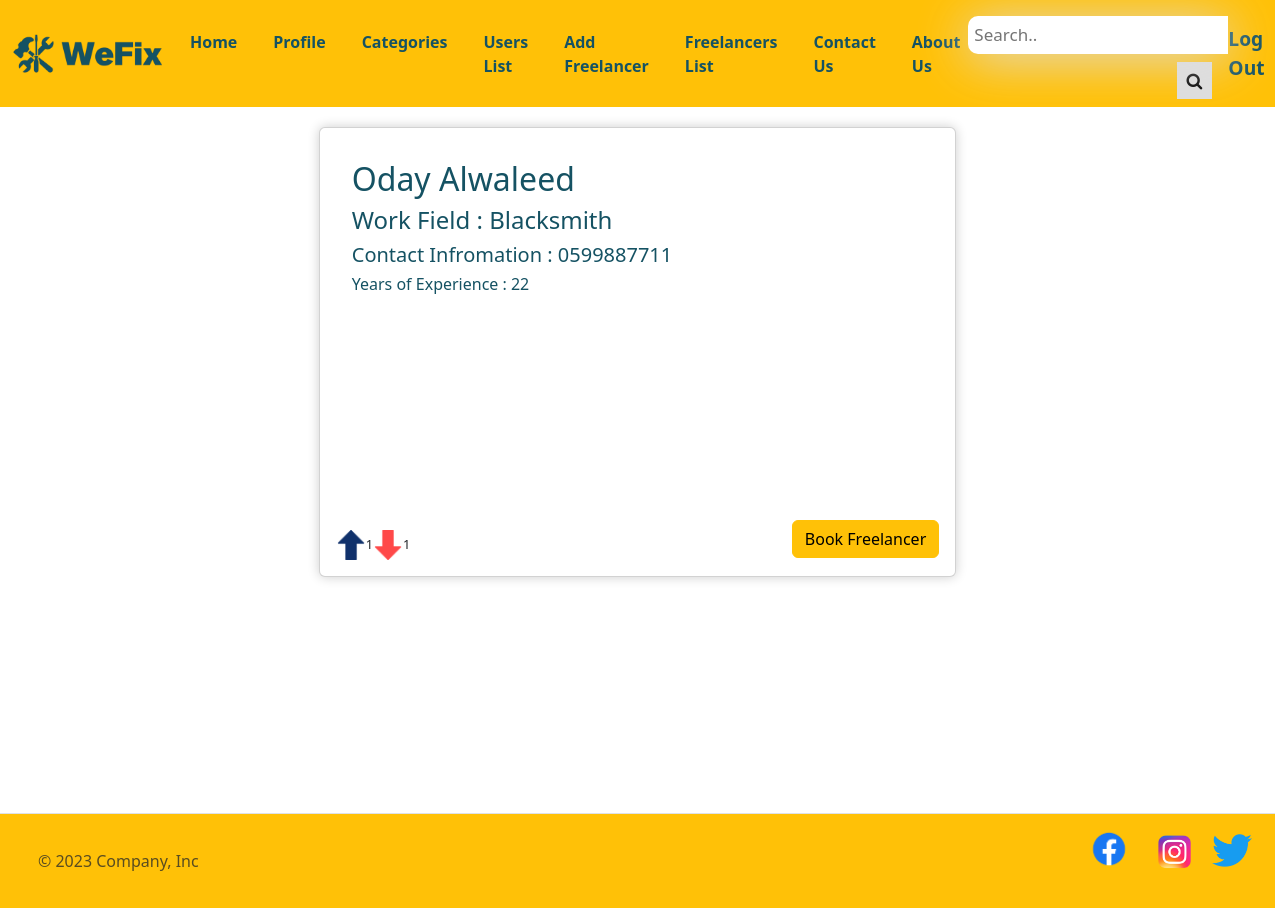
Page /freedetails/10 (signed in) on the committed database.
### main_app/models.py (models this page shows)
class Freelancer(models.Model):
    first_name = models.CharField(max_length=45)
    last_name = models.CharField(max_length=45)
    phone_number = models.CharField(max_length=10)
    experience = models.PositiveIntegerField(default=0)
    category = models.ForeignKey(Category , related_name="freelancers" , on_delete=models.DO_NOTHING )
    users_who_like = models.ManyToManyField(User, related_name='liked_freelancer')
    users_who_dislike = models.ManyToManyField(User, related_name='disliked_freelancer')
    created_at = models.DateTimeField(auto_now_add=True)
    updated_at = models.DateTimeField(auto_now=True)
    objects = FreelancerManager()

class Category(models.Model):
    name = models.CharField(max_length=45)
    image = models.CharField(max_length=255 , default='yes')

### main_app/views.py (the view)
def free_details(request , id):
    if 'userid' not in request.session:
        return redirect ('/log-in')
    else:
        context = {
        "free_details" : models.free_details_models(id)
    }
        return render (request , 'free-details.html', context)

### main_app/models.py (called while the page is built)
def free_details_models(id):
    return Freelancer.objects.get(id = id)

### main_app/templates/free-details.html (shortened to what this page needs)
<!doctype html>
<html lang="en">
<head>
  {%load static%}
  <link rel="stylesheet" href="{% static 'css/style.css' %}">
  <link rel="stylesheet" href="https://cdnjs.cloudflare.com/ajax/libs/font-awesome/4.7.0/css/font-awesome.min.css">
  <link href="https://cdn.jsdelivr.net/npm/bootstrap@5.3.0/dist/css/bootstrap.min.css" rel="stylesheet"
>
</head>
<body>
    <nav class="navbar navbar-expand-lg bg-warning">
        <div class="container-fluid">
            <a href="/"><img class="logo-img" src="{% static 'img/logo.png' %}" alt="logo"></a>
            <div class="collapse navbar-collapse" id="navbarSupportedContent">
                {% if request.session.userid == 1 %}
                <ul class="navbar-nav me-auto mb-2 mb-lg-0">
                    <li class="nav-item">
                        <a id="nav-link" class="nav-link active" aria-current="page" href="/">Home</a>
                    </li>
                    <li class="nav-item">
                        <a id="nav-link" class="nav-link active" aria-current="page" href="/profile">Profile</a>
                    </li>
                    <li class="nav-item">
                        <a id="nav-link" class="nav-link active" aria-current="page" href="/category">Categories</a>
                    </li>
                    <li class="nav-item">
                        <a id="nav-link" class="nav-link active" aria-current="page" href="/userslist">Users List</a>
                    </li>
                    <li class="nav-item">
                        <a id="nav-link" class="nav-link active" aria-current="page" href="/registerfreelancer">Add
                            Freelancer</a>
                    </li>
                    <li class="nav-item">
                        <a id="nav-link" class="nav-link active" aria-current="page" href="/showfreelancer">Freelancers
                            List</a>
                    </li>
                    <li class="nav-item">
                        <a id="nav-link" class="nav-link active" aria-current="page" href="/contact">Contact Us</a>
                    </li>
                    <li class="nav-item">
                        <a id="nav-link" class="nav-link active" aria-current="page" href="/#about_US">About Us</a>
                    </li>
                </ul>
                {%endif%}
                <div class="search-container">
                    <form id="search-form" action="/action_page.php">
                      <input type="text" id="search-input" placeholder="Search.." name="search">
                      <button type="submit"><i class="fa fa-search"></i></button>
                    </form>
                  </div>
                {%if request.session.userid%}
                <a href="/logout" class="log-in">Log Out</a>
                {%else%}
                <a href="/log-in" class="log-in">Login</a>
                {%endif%}
            </div>
        </div>
    </nav>
    <div class="free-details">
        <div class="card mb-3 w-50 p-3">
            <div id="card_body" class="card-body">
                <h2>{{free_details.first_name}} {{free_details.last_name}}</h2>
                <h4>Work Field : {{free_details.category.name}}</h4>
                <h5>Contact Infromation : {{free_details.phone_number}}</h5>
                <h6>Years of Experience : {{free_details.experience}} </h6>
            </div>
            <div class="bookbtn">
                <div class="vote">
                    <a href="/like_freelancer/{{ free_details.id }}"><img src="{% static 'img/vote-up.png' %}" alt="vote up" onmouseover="addShadow(this)" onmouseleave="removeShadow(this)"></a><span>{{ free_details.users_who_like.count }}</span>
                    <a href="/dislike_freelancer/{{ free_details.id }}"><img src="{% static 'img/vote-down.png' %}" alt="vote down" onmouseover="addDown(this)" onmouseleave="removeDown(this)"></a><span>{{ free_details.users_who_dislike.count }}</span>
            </div>
            <div>
                <div>
                    <a onclick="myfunction()" onmouseover='addShadow(this)' onmouseleave='removeShadow(this)' class="btn btn-warning" href="/sendemail/{{request.session.userid}}">Book Freelancer</a>
                </div>
            </div>
            </div>
        </div>
    </div>
    <div class="footer bg-warning">
        <footer class="d-flex flex-wrap justify-content-between align-items-center py-3 my-0 border-top">
          <div class="col-md-4 d-flex align-items-center">
            <a href="/" class="mb-3 me-2 mb-md-0 text-body-secondary text-decoration-none lh-1">
              <svg class="bi" width="30" height="24"><use xlink:href="#bootstrap"/></svg>
            </a>
            <span class="mb-3 mb-md-0 text-body-secondary">&copy; 2023 Company, Inc</span>
          </div>
          <ul id="social" class="nav col-md-4 justify-content-end list-unstyled d-flex">
            <li class="ms-3"><a class="text-body-secondary" href="#"><img   id="facebook"src="{% static 'img/Facebook-logo.png' %}" alt="facebook-icon"></a></li>
            <li class="ms-3"><a class="text-body-secondary" href="#"> <img   class="social-img" src="{% static 'img/Instagram.png' %}" alt="instagram-icon"></a></li>
            <li class="ms-3"><a class="text-body-secondary" href="#"><img   class="social-img" src="{% static 'img/twitter.png' %}" alt="facebook-icon"><svg class="bi" width="24" height="24"><use xlink:href="#facebook"/></svg></a></li>
          </ul>
        </footer>
      </div>
</body>
</html>

### main_app/static/css/style.css (style rules this page uses)
.logo-img { width: 150px; }
.log-in { text-decoration: none; color: #155263; font-size: larger; font-weight: bold; }
#nav-link { color: #155263; font-weight: bold; margin-left: 20px; }
.social-img { margin-top: 6%; margin-left: 1%; width: 40px; }
#facebook { width: 60px; }
.card { border: 2px solid #155263; border-radius: 5px; padding: 1rem; margin-bottom: 10rem; }
.free-details { display: flex; justify-content: center; margin-bottom: 220px; margin-top: 20px; }
#card_body>* { color: #155263; }
.vote { display: flex; align-items: center; justify-content: space-between; width: 10%; margin-top: 10px; }
.vote img { width: 30px; }
.vote span { font-size: 0.8rem; }
.white-space, .user_info, .user-table, .categories, .contact, .free-details, .list-cat, .footer_position , { height: 100vh; }
.bookbtn { display: flex; justify-content: space-between; }
.search-container { position: relative; display: inline-block; }
.search-container input[type=text] { padding: 6px; margin-top: 8px; font-size: 17px; border: none; border-top-left-radius: 10px; border-bottom-left-radius: 10px; box-shadow: 0 5px 50px rgb(223, 222, 222); }
.search-container button { float: right; padding: 6px 10px; margin-top: 8px; margin-right: 16px; background: #ddd; font-size: 17px; border: none; cursor: pointer; }
body { font-family: "Baloo 2", cursive; font-size: 16px; color: #ffffff; text-rendering: optimizeLegibility; font-weight: initial; }
a, a:hover { text-decoration: none; transition: color 0.3s ease-in-out; }
body { background-color: #25274d; }
body { margin-top:20px; }

### rows in the picture
Freelancer: first_name "Oday", last_name "Alwaleed", category.name "Blacksmith", phone_number "0599887711", experience "22", users_who_like.count "1", users_who_dislike.count "1"
